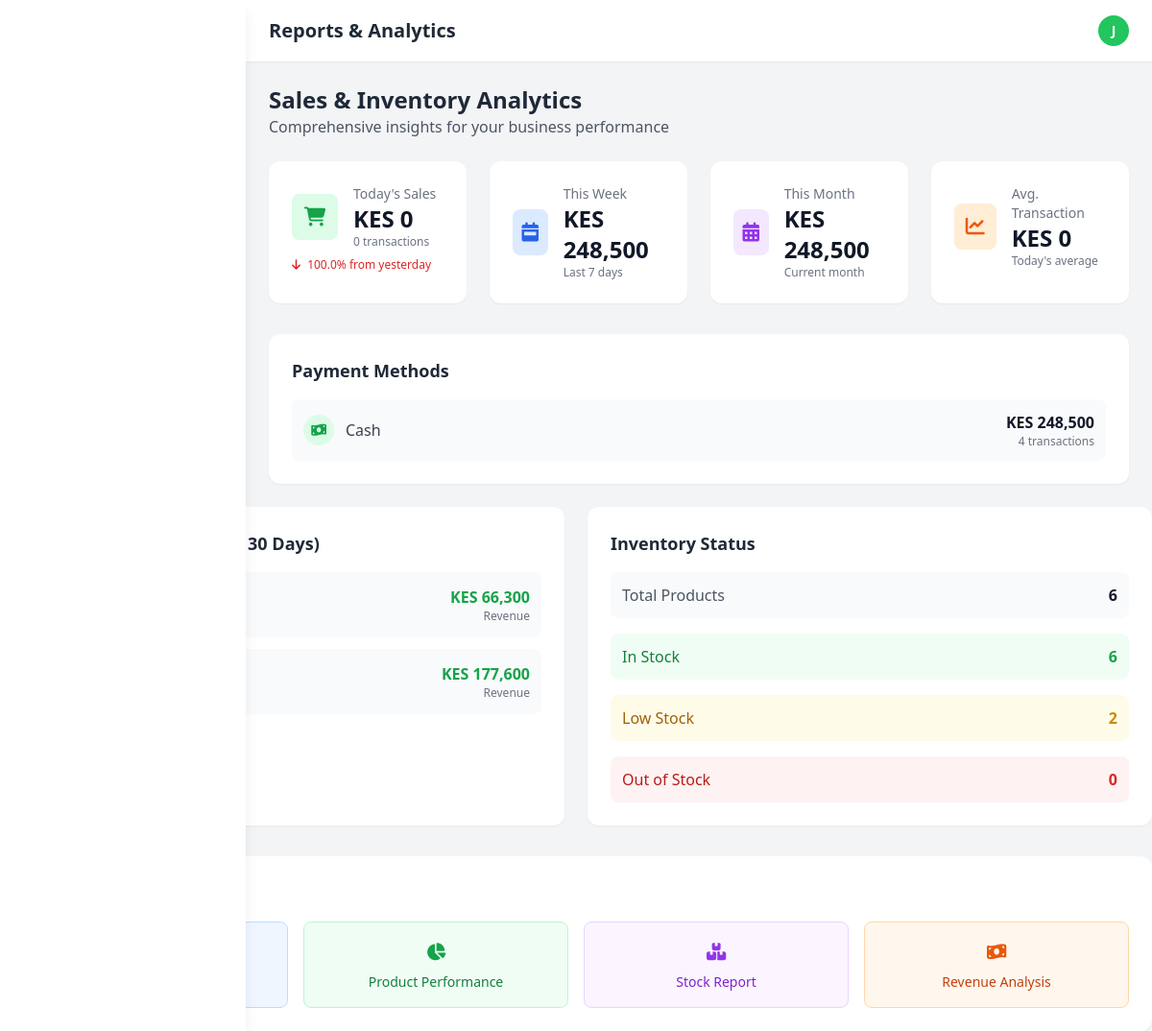
Screenshot of /manager/reports (signed in) with the database file from the repository.
### models.py (models this page shows, shortened)
class User(UserMixin, db.Model):
    __tablename__='users'
    id = db.Column(db.Integer, primary_key=True)
    username = db.Column(db.String(80), unique=True, nullable=False)
    email = db.Column(db.String(120), unique=True, nullable=False)
    password_hash = db.Column(db.String(255), nullable=False)
    role = db.Column(db.String(20), nullable=False)
    is_active = db.Column(db.Boolean, default=True)
    created_at = db.Column(db.DateTime, default=datetime.utcnow)

class Product(db.Model):
    __tablename__ = 'products'
    id = db.Column(db.Integer, primary_key=True)
    name = db.Column(db.String(200), nullable=False)
    sku = db.Column(db.String(50), unique=True, nullable=False)  # Stock code
    description = db.Column(db.Text)
    cost_price = db.Column(db.Float, nullable=False)
    selling_price = db.Column(db.Float, nullable=False)
    quantity = db.Column(db.Integer, default=0)
    reorder_level = db.Column(db.Integer, default=10)
    category_id = db.Column(db.Integer, db.ForeignKey('categories.id'), nullable=False)
    supplier_id = db.Column(db.Integer, db.ForeignKey('suppliers.id'), nullable=False)
    created_at = db.Column(db.DateTime, default=datetime.utcnow)
    updated_at = db.Column(db.DateTime, default=datetime.utcnow, onupdate=datetime.utcnow)
    is_active = db.Column(db.Boolean, default=True)
    image_url = db.Column(db.String(500))  # For Cloudinary image URLs
    unit = db.Column(db.String(50), default='piece')  # piece, kg, liter, pack, box, etc.
    category = db.relationship('Category', backref='products')
    supplier = db.relationship('Supplier', backref='products')

### app.py (the view)
@app.route('/manager/reports')
@login_required
def manage_reports():
    if current_user.role not in ['admin', 'manager']:
        flash('Access denied. Manager access required.', 'danger')
        return redirect(url_for('index'))
    total_products = Product.query.count()
    total_categories = Category.query.count()
    low_stock_count = Product.query.filter(Product.quantity <= Product.reorder_level).count()
    out_of_stock_count = Product.query.filter(Product.quantity == 0).count()
    from datetime import datetime, timedelta, date
    today_sales = Sale.query.filter(db.func.date(Sale.sale_date) == date.today()).all()
    today_total = sum(sale.total_amount for sale in today_sales)
    today_count = len(today_sales)
    yesterday = date.today() - timedelta(days=1)
    yesterday_sales = Sale.query.filter(db.func.date(Sale.sale_date) == yesterday).all()
    yesterday_total = sum(sale.total_amount for sale in yesterday_sales) if yesterday_sales else 0
    week_ago = datetime.utcnow() - timedelta(days=7)
    weekly_sales = Sale.query.filter(Sale.sale_date >= week_ago).all()
    weekly_total = sum(sale.total_amount for sale in weekly_sales)
    start_of_month = date.today().replace(day=1)
    monthly_sales = Sale.query.filter(Sale.sale_date >= start_of_month).all()
    monthly_total = sum(sale.total_amount for sale in monthly_sales)
    thirty_days_ago = datetime.utcnow() - timedelta(days=30)
    top_products = db.session.query(
        Product.name,
        db.func.sum(SaleItem.quantity).label('total_sold'),
        db.func.sum(SaleItem.subtotal).label('total_revenue')
    ).join(SaleItem, Product.id == SaleItem.product_id)\
     .join(Sale, SaleItem.sale_id == Sale.id)\
     .filter(Sale.sale_date >= thirty_days_ago)\
     .group_by(Product.id)\
     .order_by(db.desc('total_sold'))\
     .limit(10).all()
    payment_methods = db.session.query(
        Sale.payment_method,
        db.func.count(Sale.id).label('count'),
        db.func.sum(Sale.total_amount).label('total')
    ).group_by(Sale.payment_method).all()
    daily_sales_data = {}
    for i in range(14):
        day = date.today() - timedelta(days=i)
        day_sales = Sale.query.filter(db.func.date(Sale.sale_date) == day).all()
        daily_sales_data[day.strftime('%Y-%m-%d')] = sum(sale.total_amount for sale in day_sales)
    sales_growth = 0
    if yesterday_total > 0:
        sales_growth = ((today_total - yesterday_total) / yesterday_total) * 100
    return render_template('manager/reports.html',
                         total_products=total_products,
                         total_categories=total_categories,
                         low_stock_count=low_stock_count,
                         out_of_stock_count=out_of_stock_count,
                         today_total=today_total,
                         today_count=today_count,
                         yesterday_total=yesterday_total,
                         weekly_total=weekly_total,
                         monthly_total=monthly_total,
                         sales_growth=sales_growth,
                         top_products=top_products,
                         payment_methods=payment_methods,
                         daily_sales_data=daily_sales_data)

### app.py (called while the page is built)
@login_manager.user_loader
def load_user(user_id):
    return User.query.get(int(user_id))

### templates/manager/reports.html (shortened to what this page needs)
<!DOCTYPE html>
<html lang="en">
<head>
    <script src="https://cdn.tailwindcss.com"></script>
    <link rel="stylesheet" href="https://cdnjs.cloudflare.com/ajax/libs/font-awesome/6.4.0/css/all.min.css">
</head>
<body class="bg-gray-100">
    <aside class="fixed top-0 left-0 z-40 w-64 h-screen bg-white shadow-lg">
    </aside>
    <div class="ml-64">
        <header class="bg-white shadow-sm sticky top-0 z-30">
            <div class="flex items-center justify-between px-6 py-4">
                <h1 class="text-xl font-semibold text-gray-800">Reports & Analytics</h1>
                <div class="flex items-center space-x-4">
                    <div class="w-8 h-8 bg-green-500 rounded-full flex items-center justify-center text-white font-bold text-sm">
                        {{ current_user.username[0].upper() }}
                    </div>
                </div>
            </div>
        </header>
        <main class="p-6">
            <div class="mb-6">
                <h2 class="text-2xl font-bold text-gray-800">Sales & Inventory Analytics</h2>
                <p class="text-gray-600">Comprehensive insights for your business performance</p>
            </div>
            <div class="grid grid-cols-1 md:grid-cols-2 lg:grid-cols-4 gap-6 mb-8">
                <div class="bg-white rounded-xl shadow-sm p-6">
                    <div class="flex items-center">
                        <div class="w-12 h-12 bg-green-100 rounded-lg flex items-center justify-center mr-4">
                            <i class="fas fa-shopping-cart text-green-600 text-xl"></i>
                        </div>
                        <div>
                            <p class="text-gray-500 text-sm">Today's Sales</p>
                            <p class="text-2xl font-bold text-gray-900">KES {{ "{:,.0f}".format(today_total) }}</p>
                            <p class="text-xs text-gray-500">{{ today_count }} transactions</p>
                        </div>
                    </div>
                    {% if sales_growth > 0 %}
                    <div class="mt-2 text-xs text-green-600">
                        <i class="fas fa-arrow-up mr-1"></i> {{ "%.1f"|format(sales_growth) }}% from yesterday
                    </div>
                    {% elif sales_growth < 0 %}
                    <div class="mt-2 text-xs text-red-600">
                        <i class="fas fa-arrow-down mr-1"></i> {{ "%.1f"|format(sales_growth|abs) }}% from yesterday
                    </div>
                    {% endif %}
                </div>
                <div class="bg-white rounded-xl shadow-sm p-6">
                    <div class="flex items-center">
                        <div class="w-12 h-12 bg-blue-100 rounded-lg flex items-center justify-center mr-4">
                            <i class="fas fa-calendar-week text-blue-600 text-xl"></i>
                        </div>
                        <div>
                            <p class="text-gray-500 text-sm">This Week</p>
                            <p class="text-2xl font-bold text-gray-900">KES {{ "{:,.0f}".format(weekly_total) }}</p>
                            <p class="text-xs text-gray-500">Last 7 days</p>
                        </div>
                    </div>
                </div>
                <div class="bg-white rounded-xl shadow-sm p-6">
                    <div class="flex items-center">
                        <div class="w-12 h-12 bg-purple-100 rounded-lg flex items-center justify-center mr-4">
                            <i class="fas fa-calendar-alt text-purple-600 text-xl"></i>
                        </div>
                        <div>
                            <p class="text-gray-500 text-sm">This Month</p>
                            <p class="text-2xl font-bold text-gray-900">KES {{ "{:,.0f}".format(monthly_total) }}</p>
                            <p class="text-xs text-gray-500">Current month</p>
                        </div>
                    </div>
                </div>
                <div class="bg-white rounded-xl shadow-sm p-6">
                    <div class="flex items-center">
                        <div class="w-12 h-12 bg-orange-100 rounded-lg flex items-center justify-center mr-4">
                            <i class="fas fa-chart-line text-orange-600 text-xl"></i>
                        </div>
                        <div>
                            <p class="text-gray-500 text-sm">Avg. Transaction</p>
                            <p class="text-2xl font-bold text-gray-900">KES {{ "{:,.0f}".format(today_total/today_count if today_count > 0 else 0) }}</p>
                            <p class="text-xs text-gray-500">Today's average</p>
                        </div>
                    </div>
                </div>
            </div>
                <div class="bg-white rounded-xl shadow-sm p-6">
                    <h3 class="text-lg font-semibold text-gray-800 mb-4">Payment Methods</h3>
                    <div class="space-y-3">
                        {% for method in payment_methods %}
                        <div class="flex justify-between items-center p-3 bg-gray-50 rounded-lg">
                            <div class="flex items-center">
                                <div class="w-8 h-8 rounded-full flex items-center justify-center mr-3
                                    {% if method.payment_method == 'cash' %}bg-green-100 text-green-600
                                    {% elif method.payment_method == 'card' %}bg-blue-100 text-blue-600
                                    {% elif method.payment_method == 'mpesa' %}bg-green-100 text-green-600
                                    {% else %}bg-gray-100 text-gray-600{% endif %}">
                                    <i class="fas
                                        {% if method.payment_method == 'cash' %}fa-money-bill-wave
                                        {% elif method.payment_method == 'card' %}fa-credit-card
                                        {% elif method.payment_method == 'mpesa' %}fa-mobile-alt
                                        {% else %}fa-university{% endif %} text-sm">
                                    </i>
                                </div>
                                <span class="font-medium text-gray-700">{{ method.payment_method|title }}</span>
                            </div>
                            <div class="text-right">
                                <p class="font-semibold text-gray-900">KES {{ "{:,.0f}".format(method.total) }}</p>
                                <p class="text-xs text-gray-500">{{ method.count }} transactions</p>
                            </div>
                        </div>
                        {% endfor %}
                    </div>
                </div>
            </div>
            <div class="grid grid-cols-1 lg:grid-cols-2 gap-6">
                <div class="bg-white rounded-xl shadow-sm p-6">
                    <h3 class="text-lg font-semibold text-gray-800 mb-4">Top Selling Products (Last 30 Days)</h3>
                    <div class="space-y-3">
                        {% for product in top_products %}
                        <div class="flex justify-between items-center p-3 bg-gray-50 rounded-lg">
                            <div>
                                <p class="font-medium text-gray-900">{{ product.name }}</p>
                                <p class="text-sm text-gray-500">{{ product.total_sold }} units sold</p>
                            </div>
                            <div class="text-right">
                                <p class="font-semibold text-green-600">KES {{ "{:,.0f}".format(product.total_revenue) }}</p>
                                <p class="text-xs text-gray-500">Revenue</p>
                            </div>
                        </div>
                        {% else %}
                        <div class="text-center py-4 text-gray-500">
                            <i class="fas fa-chart-bar text-2xl mb-2"></i>
                            <p>No sales data available</p>
                        </div>
                        {% endfor %}
                    </div>
                </div>
                <div class="bg-white rounded-xl shadow-sm p-6">
                    <h3 class="text-lg font-semibold text-gray-800 mb-4">Inventory Status</h3>
                    <div class="space-y-4">
                        <div class="flex justify-between items-center p-3 bg-gray-50 rounded-lg">
                            <span class="text-gray-600">Total Products</span>
                            <span class="font-bold text-gray-900">{{ total_products }}</span>
                        </div>
                        <div class="flex justify-between items-center p-3 bg-green-50 rounded-lg">
                            <span class="text-green-700">In Stock</span>
                            <span class="font-bold text-green-600">{{ total_products - out_of_stock_count }}</span>
                        </div>
                        <div class="flex justify-between items-center p-3 bg-yellow-50 rounded-lg">
                            <span class="text-yellow-700">Low Stock</span>
                            <span class="font-bold text-yellow-600">{{ low_stock_count }}</span>
                        </div>
                        <div class="flex justify-between items-center p-3 bg-red-50 rounded-lg">
                            <span class="text-red-700">Out of Stock</span>
                            <span class="font-bold text-red-600">{{ out_of_stock_count }}</span>
                        </div>
                    </div>
                </div>
            </div>
            <div class="mt-8 bg-white rounded-xl shadow-sm p-6">
                <h3 class="text-lg font-semibold text-gray-800 mb-4">Quick Reports</h3>
                <div class="grid grid-cols-1 md:grid-cols-2 lg:grid-cols-4 gap-4">
                    <button class="p-4 bg-blue-50 rounded-lg border border-blue-200 hover:bg-blue-100 transition-colors text-center">
                        <p class="font-medium text-blue-700 text-sm">Sales Report</p>
                    </button>
                    <button class="p-4 bg-green-50 rounded-lg border border-green-200 hover:bg-green-100 transition-colors text-center">
                        <i class="fas fa-chart-pie text-green-600 text-lg mb-2"></i>
                        <p class="font-medium text-green-700 text-sm">Product Performance</p>
                    </button>
                    <button class="p-4 bg-purple-50 rounded-lg border border-purple-200 hover:bg-purple-100 transition-colors text-center">
                        <i class="fas fa-boxes text-purple-600 text-lg mb-2"></i>
                        <p class="font-medium text-purple-700 text-sm">Stock Report</p>
                    </button>
                    <button class="p-4 bg-orange-50 rounded-lg border border-orange-200 hover:bg-orange-100 transition-colors text-center">
                        <i class="fas fa-money-bill-wave text-orange-600 text-lg mb-2"></i>
                        <p class="font-medium text-orange-700 text-sm">Revenue Analysis</p>
                    </button>
                </div>
            </div>
</body>
</html>

### rows the page displays
User: username "J"
Product: total_revenue "66,300"
Product: total_revenue "177,600"

### other values shown
{{ "{:,.0f}".format(today_total) }} "0"
{{ today_count }} "0"
{{ "%.1f"|format(sales_growth|abs) }} "100.0"
{{ "{:,.0f}".format(weekly_total) }} "248,500"
{{ "{:,.0f}".format(monthly_total) }} "248,500"
{{ "{:,.0f}".format(today_total/today_count if today_count > 0 else 0) }} "0"
{{ method.payment_method|title }} "Cash"
{{ "{:,.0f}".format(method.total) }} "248,500"
{{ method.count }} "4"
{{ total_products }} "6"
{{ total_products - out_of_stock_count }} "6"
{{ low_stock_count }} "2"
{{ out_of_stock_count }} "0"
